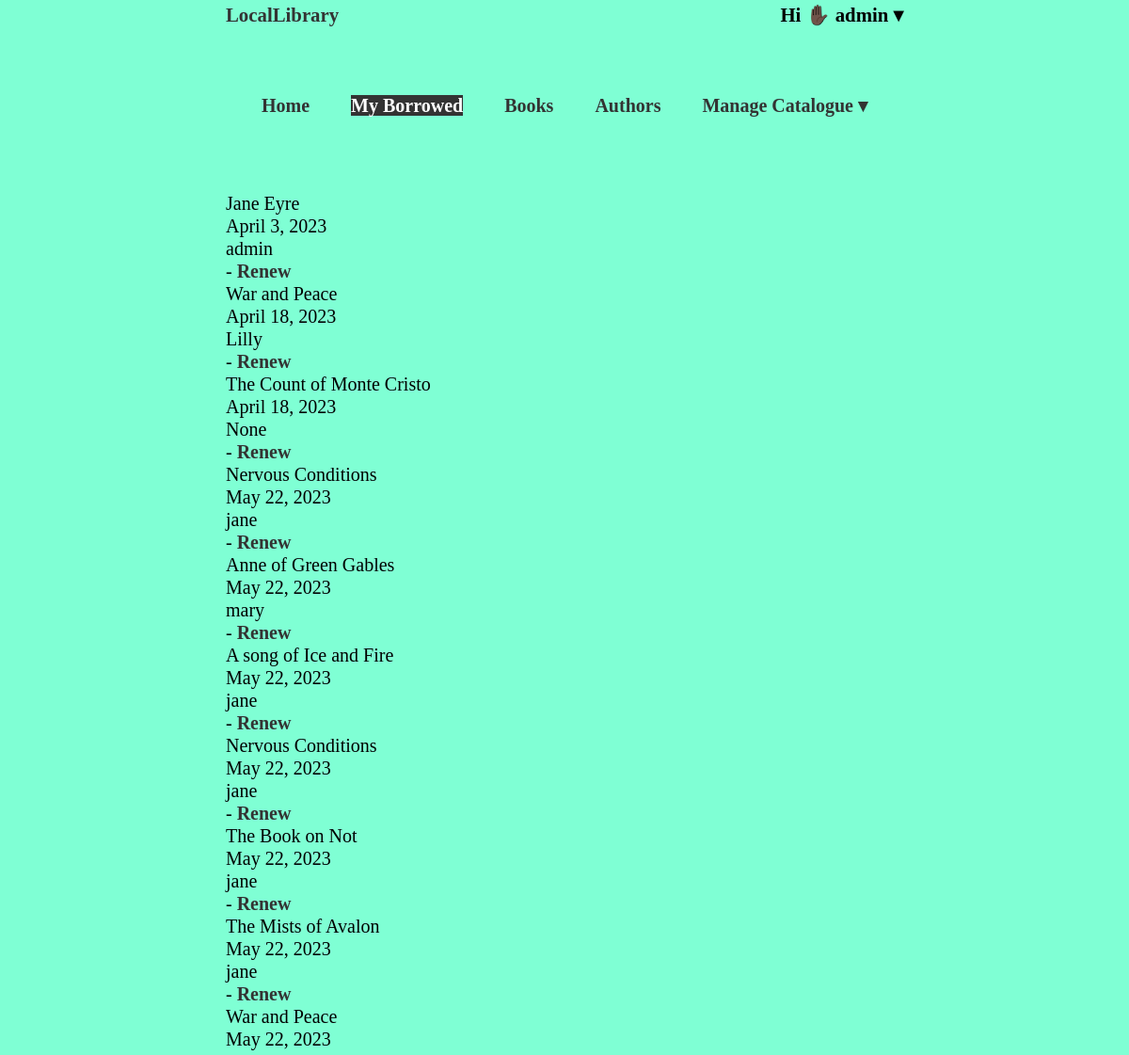
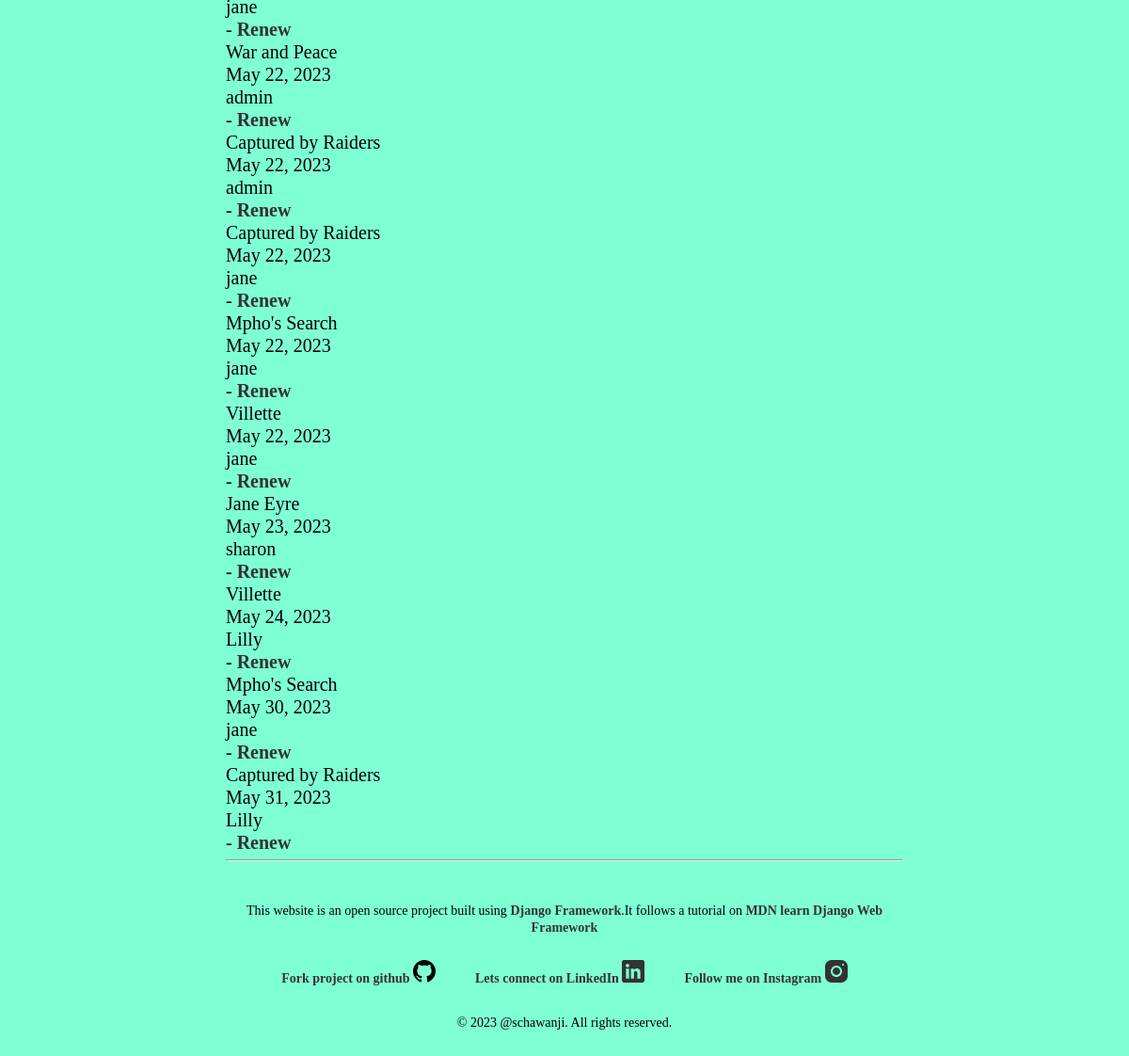
Page /catalog/borrowed/ (signed in) on the committed database (2 pictures, top to bottom).
### catalog/models.py (models this page shows, shortened)
class BookInstance(models.Model):
   id=models.UUIDField(primary_key=True, default=uuid.uuid4, help_text='Unique ID for this particular book across whole library')
   due_back=models.DateField(null=True,blank=True)
   book=models.ForeignKey(Book,on_delete=models.PROTECT,null=True)
   imprint=models.CharField(max_length=200)
   borrower = models.ForeignKey(User, on_delete=models.SET_NULL, null=True, blank=True)
   LOAN_STATUS = (
        ('m', 'Maintenance'),
        ('o', 'On loan'),
        ('a', 'Available'),
        ('r', 'Reserved'),
    )
   status=models.CharField(max_length=1,
        choices=LOAN_STATUS,
        blank=True,
        default='m',
        help_text='Book availability',)
   class Meta:
      ordering=['due_back']
      permissions = (("can_mark_returned", "Set book as returned"),)

class Book(models.Model):
    title = models.CharField(max_length=200)
    author = models.ForeignKey('Author', on_delete=models.SET_NULL, null=True,related_name='books')
    summary = models.TextField(max_length=1000, help_text='Enter a brief description of the book')
    isbn = models.CharField('ISBN', max_length=13, unique=True,
                             help_text='13 Character <a href="https://www.isbn-international.org/content/what-isbn">ISBN number</a>')
    genre = models.ManyToManyField(Genre, help_text='Select a genre for this book')
    language =models.ForeignKey(Language,on_delete=models.PROTECT,null=True,blank=True)
    image = models.ImageField(upload_to='images/',null=True)
    class Meta:
        verbose_name = 'book'
        verbose_name_plural = 'books'
    def display_genre(self):
       return ', '.join(genre.name for genre in self.genre.all()[:3])
    display_genre.short_description = 'Genre'

### catalog/views.py (the view)
# urls.py: path(r'borrowed/', views.BorrowedBooksList.as_view(), name='all-borrowed'),
class BorrowedBooksList(LoginRequiredMixin,PermissionRequiredMixin,ListView):
    model=models.BookInstance
    template_name='catalog/bookinstance_list_borrowed_all.html'
    paginated_by= 10
    permission_required = 'catalog.can_mark_returned'
    def get_queryset(self):
        context = (models.BookInstance.objects.filter(status='o').order_by('due_back'))
        return context

### catalog/templates/catalog/bookinstance_list_borrowed_all.html (shortened to what this page needs)
{% extends 'base.html' %}
{% block content %}
{% for bookinst in object_list %}
<ul>
<li>{{ bookinst.book.title }}</li>
<li>{{ bookinst.due_back }}</li>
<li>{{ bookinst.borrower }}</li>
<li>
    {% if perms.catalog.can_mark_returned %}- <a href="{% url 'renew-book-librarian' bookinst.id %}">Renew</a>{% endif %}
</li>
</ul>
{% endfor %}
{% endblock %}

### catalog/templates/base.html (shortened to what this page needs)
<!DOCTYPE html>
<html lang="en">
<head>
  {% load static %}
  <link rel="stylesheet" href="{% static 'css/style.css'%}">
</head>
<body>
  <header>
    <nav class="navbar">
      <ul class="logo">
        <li><a href="{% url 'home' %}">LocalLibrary</a> </li>
        {% if user.is_authenticated %}
        <li class="dropdown">
          <div class="welcome-message">Hi ✋🏿 <strong>{{ user.get_username }} &#9662;</strong></div>
        </li>
      </ul>
      <div class="menu" id="menu">
        <ul class="menu-items">
          <li><a href="{% url 'home' %}">Home</a></li>
          <li><a href="{% url 'my-borrowed' %}" class="active">My Borrowed</a></li>
          <li><a href="{% url 'books' %}">Books</a></li>
          <li><a href="{% url 'authors' %}">Authors</a></li>
          {% if perms.catalog.can_mark_returned %}
          <li class="dropdown">
            <a href="#" class="dropdown-toggle" onclick="toggleDropdown(event)">Manage Catalogue &#9662;</a>
          </li>
          {% endif %}
        </ul>
      </div>
    </nav>
    {% else %}
    <li><a href="{% url 'login' %}?next={{ request.path }}">Login</a>/<a href="{% url 'signup'%}">Register</a></li>
    </ul>
    {% endif %}
  </header>
  <main>
    {% block content %}{% endblock %}
  </main>
  <hr>
  <footer>
    <div class="footer-content">
      <p>This website is an open source project built using <a href="https://www.djangoproject.com/">Django
          Framework</a>.It follows a tutorial on <a
          href="https://developer.mozilla.org/en-US/docs/Learn/Server-side/Django/Introduction">MDN learn Django Web
          Framework</a> </p>
      <ul class="footer-links">
        <li>
          <a href="https://github.com/schawanji/locallibrary">Fork project on github
          </a>
        </li>
        <li>
          <a href="https://www.linkedin.com/in/schawanji/">Lets connect on LinkedIn
          </a>
        </li>
        <li>
          <a href="https://www.instagram.com/schawanji/">Follow me on Instagram
            </a>
        </li>
      </ul>
      <p>&copy; 2023 @schawanji. All rights reserved.</p>
    </div>
  </footer>
</body>
</html>

### catalog/static/css/style.css (style rules this page uses)
body { background-color: aquamarine; margin: 0 auto; width: 60%; line-height: 1.1rem; font-size:20px; box-sizing: border-box; }
ul { list-style: none; padding: 0; margin: 0; line-height: 1rem; }
li { list-style: none; padding-top: 0.5rem; line-height: 1rem; }
a { text-decoration: none; color: #333; font-weight: 700; }
a.active { background-color: #333; color: #fff; }
.menu { padding: 1rem; margin-bottom: 3rem; }
nav ul { list-style-type: none; margin: 0; padding: 0; display: flex; justify-content: space-around; }
nav li { position: relative; }
.logo { list-style: none; display: flex; justify-content: space-between; font-size: 1.3rem; margin-bottom: 3rem; font-weight: 700; position: relative; }
.menu li { padding: 1rem; }
.menu a { text-decoration: none; }
footer { padding: 20px; text-align: center; }
.footer-content { max-width: 800px; margin: 0 auto; }
.footer-content p { margin-bottom: 10px; font-size: 14px; }
.footer-links { list-style-type: none; padding: 0; margin: 0; display: flex; justify-content: center; gap: 10px; font-size: 14px; }
.footer-links li { padding: 1rem; }
.footer-links li a { color: #333; text-decoration: none; }

### rows in the picture
BookInstance: book "Jane Eyre", due_back "April 3, 2023", borrower "admin"
BookInstance: book "War and Peace", due_back "April 18, 2023", borrower "Lilly"
BookInstance: book "The Count of Monte Cristo", due_back "April 18, 2023", borrower "None"
BookInstance: book "Nervous Conditions", due_back "May 22, 2023", borrower "jane"
BookInstance: book "Anne of Green Gables", due_back "May 22, 2023", borrower "mary"
BookInstance: book "A song of Ice and Fire", due_back "May 22, 2023", borrower "jane"
BookInstance: book "Nervous Conditions", due_back "May 22, 2023", borrower "jane"
BookInstance: book "The Book on Not", due_back "May 22, 2023", borrower "jane"
BookInstance: book "The Mists of Avalon", due_back "May 22, 2023", borrower "jane"
BookInstance: book "War and Peace", due_back "May 22, 2023", borrower "jane"
BookInstance: book "War and Peace", due_back "May 22, 2023", borrower "admin"
BookInstance: book "Captured by Raiders", due_back "May 22, 2023", borrower "admin"
BookInstance: book "Captured by Raiders", due_back "May 22, 2023", borrower "jane"
BookInstance: book "Mpho's Search", due_back "May 22, 2023", borrower "jane"
BookInstance: book "Villette", due_back "May 22, 2023", borrower "jane"
BookInstance: book "Jane Eyre", due_back "May 23, 2023", borrower "sharon"
BookInstance: book "Villette", due_back "May 24, 2023", borrower "Lilly"
BookInstance: book "Mpho's Search", due_back "May 30, 2023", borrower "jane"
BookInstance: book "Captured by Raiders", due_back "May 31, 2023", borrower "Lilly"

### other values in the picture
{{ user.get_username }} "admin"
